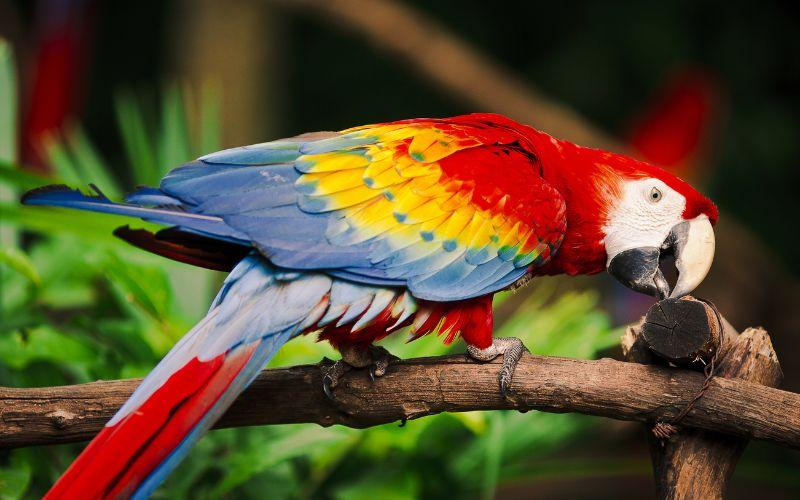
#> input picture examen_final/python/data/guacamaya_roja.jpg, 800 x 500 px, found by its file name
$ jupyter execute examen_final_python.ipynb
#> lines starting #> are read from the running program, lines starting #| are printed output that depends on the picture
# Ejercicio 4 — Imagen = Matriz

## Cargar imagen y canales RGB

[cell 1]
import cv2
import numpy as np
import matplotlib.pyplot as plt

# === Paso 1: Cargar imagen ===
img = cv2.imread('/content/guacamaya_roja.jpg')
#> img is the input picture: shape (500, 800, 3); mean B, G, R 44.9, 74.4, 87.9

# Verificar carga
if img is None:
    print("Error: no se pudo cargar la imagen.")
else:
    # Convertir de BGR (OpenCV) a RGB (matplotlib)
    img_rgb = cv2.cvtColor(img, cv2.COLOR_BGR2RGB)

    plt.imshow(img_rgb)
    plt.title('Imagen original')
    plt.axis('off')
    plt.show()

# === Paso 2: Separar canales RGB ===
b, g, r = cv2.split(img)
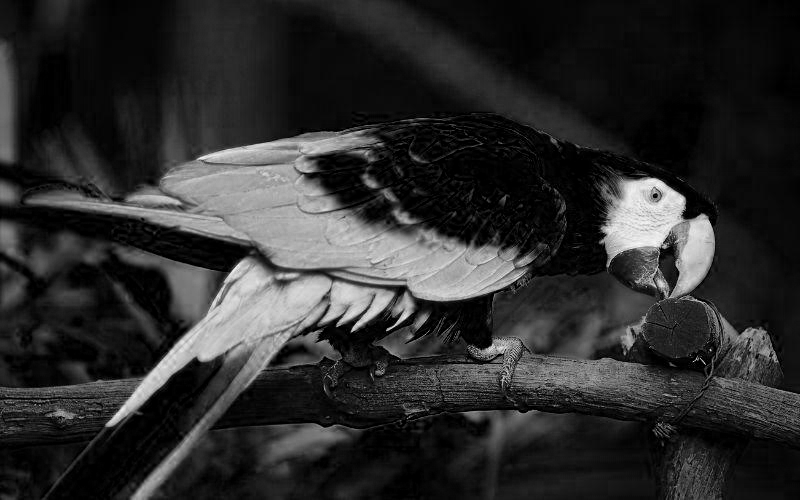
#> b: shape (500, 800); min 0, max 255, mean 44.9
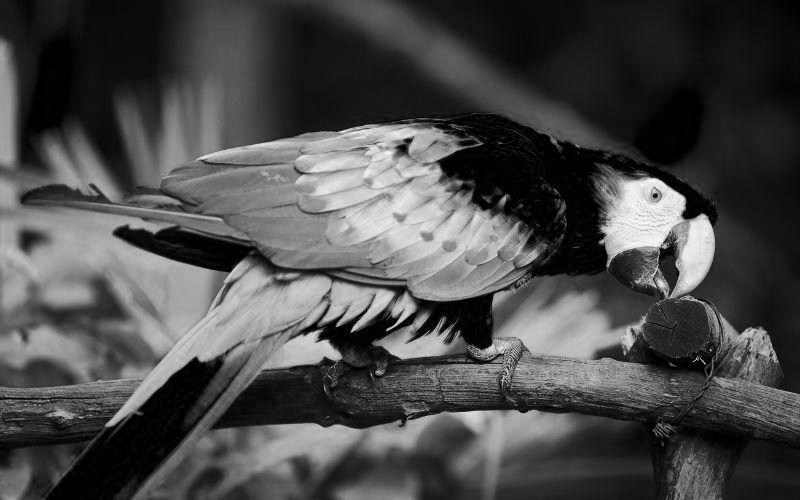
#> g: shape (500, 800); min 0, max 255, mean 74.4
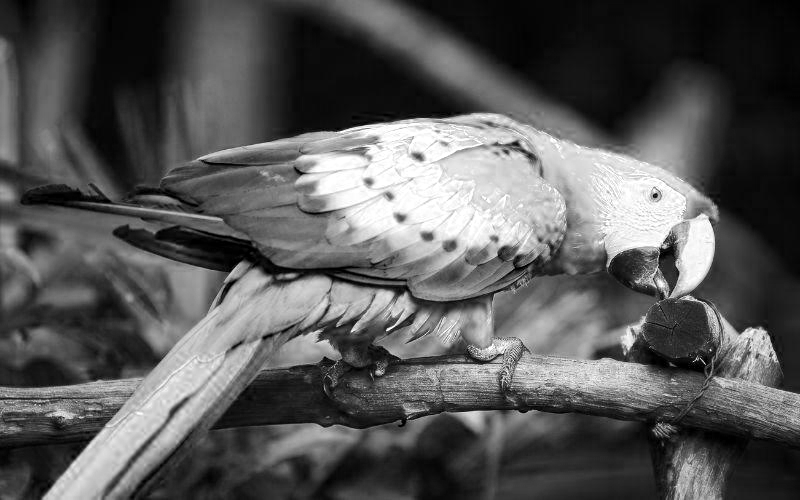
#> r: shape (500, 800); min 0, max 255, mean 87.9
plt.figure(figsize=(12,4))
plt.subplot(1,3,1)
plt.imshow(r, cmap='gray')
plt.title('Canal Rojo (R)')
plt.axis('off')

plt.subplot(1,3,2)
plt.imshow(g, cmap='gray')
plt.title('Canal Verde (G)')
plt.axis('off')

plt.subplot(1,3,3)
plt.imshow(b, cmap='gray')
plt.title('Canal Azul (B)')
plt.axis('off')
plt.show()
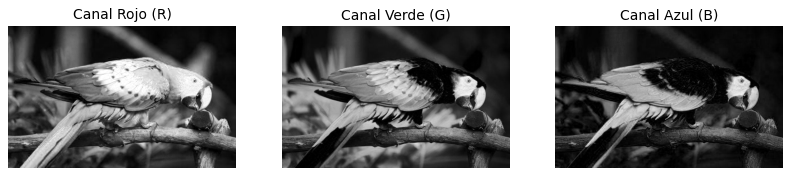
#> figure drawn by matplotlib, 3 panels

## Filtros basicos

### Filtro de Suavizado (Desenfoque Gaussiano)
Se utiliza un filtro Gaussiano para reducir el ruido y el detalle de la imagen resultando en una imagen más suave o borrosa.
El tamaño del kernel (7, 7) determina la intensidad del desenfoque.

[cell 2]
# --- Filtro de Suavizado (Desenfoque Gaussiano) ---
suavizado = cv2.GaussianBlur(img, (7, 7), 0)

plt.figure(figsize=(10, 5))
plt.subplot(1, 2, 1)
plt.imshow(cv2.cvtColor(img, cv2.COLOR_BGR2RGB))
plt.title('Original')
plt.axis('off')

plt.subplot(1, 2, 2)
plt.imshow(cv2.cvtColor(suavizado, cv2.COLOR_BGR2RGB))
plt.title('Imagen Suavizada (Desenfoque Gaussiano)')
plt.axis('off')
plt.show()
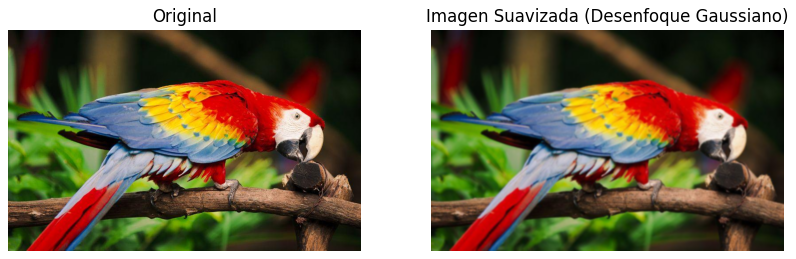
#> figure drawn by matplotlib, 2 panels

# --- Filtro de Realce de Bordes (Sharpening) ---

kernel_sharpening = np.array([[-1, -1, -1],
                              [-1,  9, -1],
                              [-1, -1, -1]])
realce_bordes = cv2.filter2D(img, -1, kernel_sharpening)
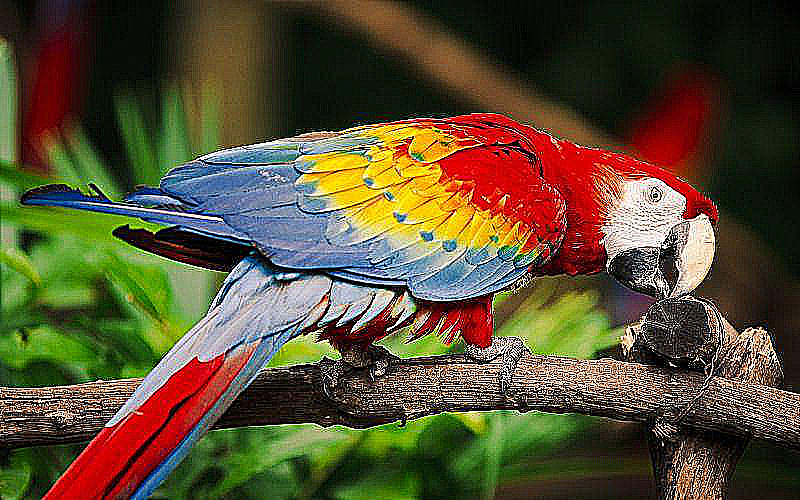
#> realce_bordes: shape (500, 800, 3); mean B, G, R 51, 78.1, 87.8

plt.figure(figsize=(10, 5))
plt.subplot(1, 2, 1)
plt.imshow(cv2.cvtColor(img, cv2.COLOR_BGR2RGB))
plt.title('Original')
plt.axis('off')

plt.subplot(1, 2, 2)
plt.imshow(cv2.cvtColor(realce_bordes, cv2.COLOR_BGR2RGB))
plt.title('Imagen con Realce de Bordes')
plt.axis('off')
plt.show()
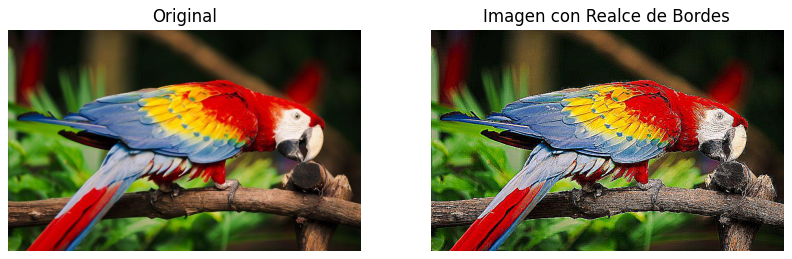
#> figure drawn by matplotlib, 2 panels

Operaciones morfológicas

[cell 3]
# === Operaciones morfológicas ===

# Paso 1: Convertir la imagen a escala de grises
img_gray = cv2.cvtColor(img, cv2.COLOR_BGR2GRAY)
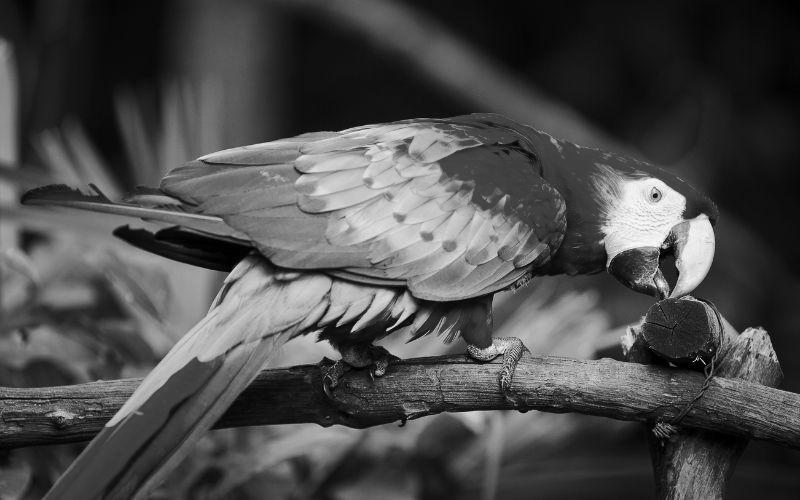
#> img_gray: shape (500, 800); min 0, max 253, mean 75.1

# Paso 2: Definir un kernel (elemento estructurante)
kernel = np.ones((5,5), np.uint8)

# Paso 3: Aplicar operación de Erosión
erosion = cv2.erode(img_gray, kernel, iterations = 1)
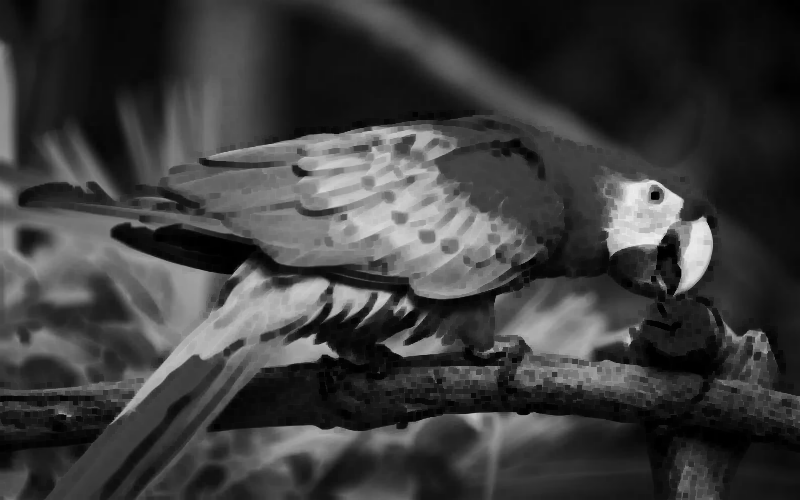
#> erosion: shape (500, 800); min 0, max 237, mean 59.9

# Paso 4: Aplicar operación de Dilatación
dilatacion = cv2.dilate(img_gray, kernel, iterations = 1)
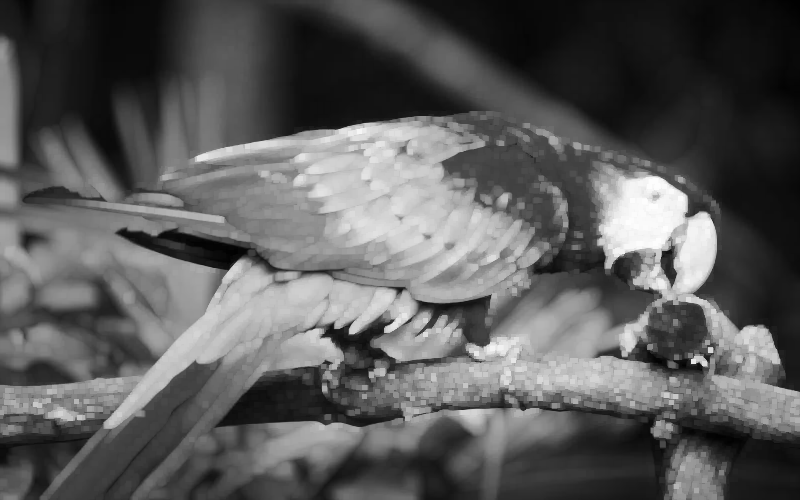
#> dilatacion: shape (500, 800); min 1, max 253, mean 91

# Paso 5: Mostrar resultados
plt.figure(figsize=(15, 5))

plt.subplot(1, 3, 1)
plt.imshow(img_gray, cmap='gray')
plt.title('Imagen en Escala de Grises')
plt.axis('off')

plt.subplot(1, 3, 2)
plt.imshow(erosion, cmap='gray')
plt.title('Imagen después de Erosión')
plt.axis('off')

plt.subplot(1, 3, 3)
plt.imshow(dilatacion, cmap='gray')
plt.title('Imagen después de Dilatación')
plt.axis('off')

plt.show()
